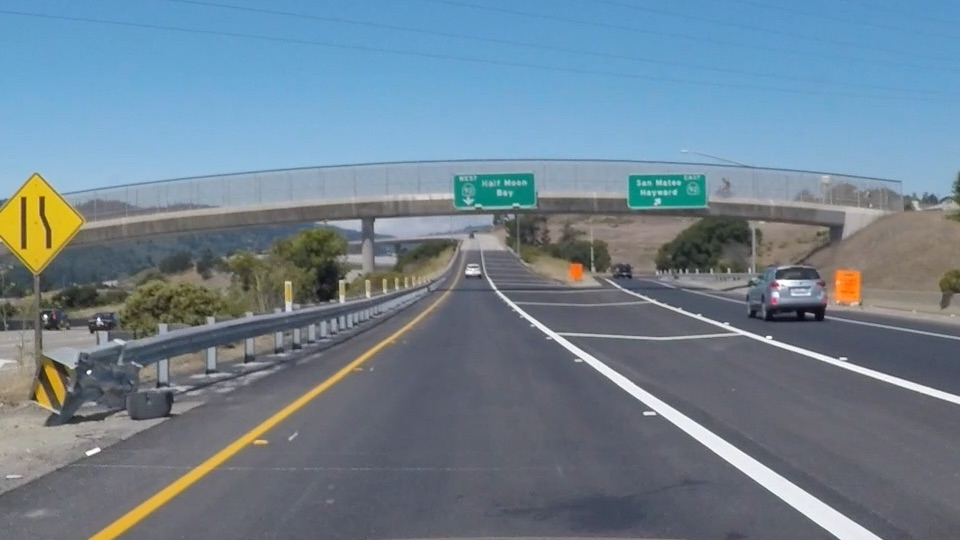
#> input picture Term 1/Finding Lane Lines/exit-ramp.jpg, 960 x 540 px
$ python HoughTransform.py
#> lines starting #> are read from the running program, lines starting #| are printed output that depends on the picture; after the words box and inside, x2 and y2 are one past the last pixel; in counts of white or black regions, pixels touching at a corner belong together
# Do relevant imports
import matplotlib.pyplot as plt
import matplotlib.image as mpimg
import numpy as np
import cv2

# Read in and grayscale the image
image = mpimg.imread('exit-ramp.jpg')
#> image is the input picture: shape (540, 960, 3); mean R, G, B 111.3, 130.2, 144.4
gray = cv2.cvtColor(image,cv2.COLOR_RGB2GRAY)
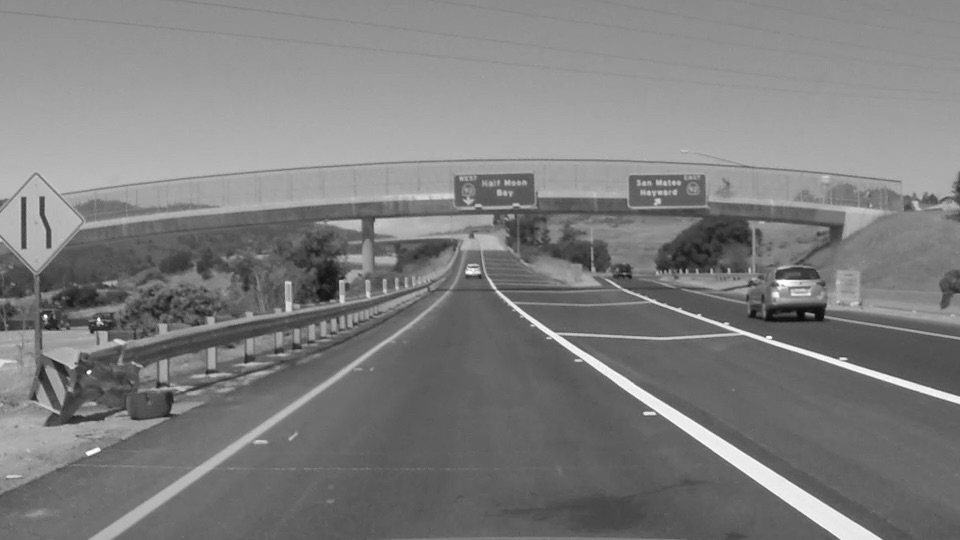
#> gray: shape (540, 960); min 7, max 255, mean 126.2

# Define a kernel size and apply Gaussian smoothing
kernel_size = 5
blur_gray = cv2.GaussianBlur(gray,(kernel_size, kernel_size),0)

# Define our parameters for Canny and apply
low_threshold = 50
high_threshold = 150
edges = cv2.Canny(blur_gray, low_threshold, high_threshold)
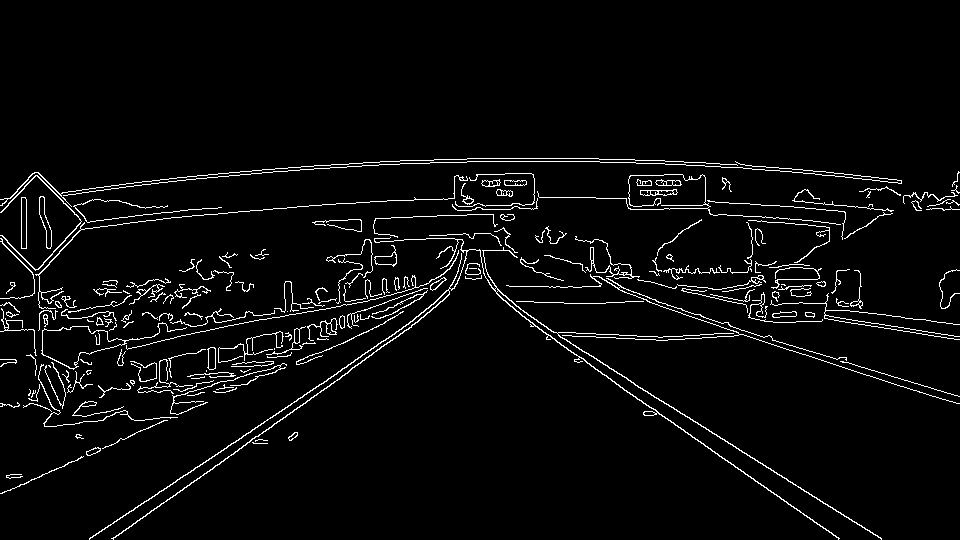
#> edges: shape (540, 960); 3.8% white in thin lines or dots, all inside (x1, y1, x2, y2) = (0, 158, 960, 540)

# Define the Hough transform parameters
# Make a blank the same size as our image to draw on

# First off, rho and theta are the distance and angular resolution of our grid in Hough space.
# Remember that, in Hough space, we have a grid laid out along the (Θ, ρ) axis.
# You need to specify rho in units of pixels and theta in units of radians.

# The threshold parameter specifies the minimum number of votes (intersections in a given grid cell) a candidate
# line needs to have to make it into the output. The empty np.array([]) is just a placeholder, no need to change it. min_line_length
# is the minimum length of a line (in pixels) that you will accept in the output, and max_line_gap is
# the maximum distance (again, in pixels) between segments that you will allow to be connected into a single line.
# You can then iterate through your output lines and draw them onto the image to see what you got!

rho = 1
theta = np.pi/180
threshold = 1
min_line_length = 10
max_line_gap = 1
line_image = np.copy(image)*0 #creating a blank to draw lines on
#> line_image: shape (540, 960, 3); every value is 0

# Run Hough on edge detected image
lines = cv2.HoughLinesP(edges, rho, theta, threshold, np.array([]),
                            min_line_length, max_line_gap)
#> lines = 211 rows, first 6: [375, 256, 389, 256], [394, 305, 418, 294], [729, 203, 749, 203], [359, 311, 376, 305], [704, 445, 714, 451], [834, 317, 845, 318]

# Iterate over the output "lines" and draw lines on the blank
for line in lines:
    for x1,y1,x2,y2 in line:
        cv2.line(line_image,(x1,y1),(x2,y2),(255,0,0),10)
#> this loop made 211 passes
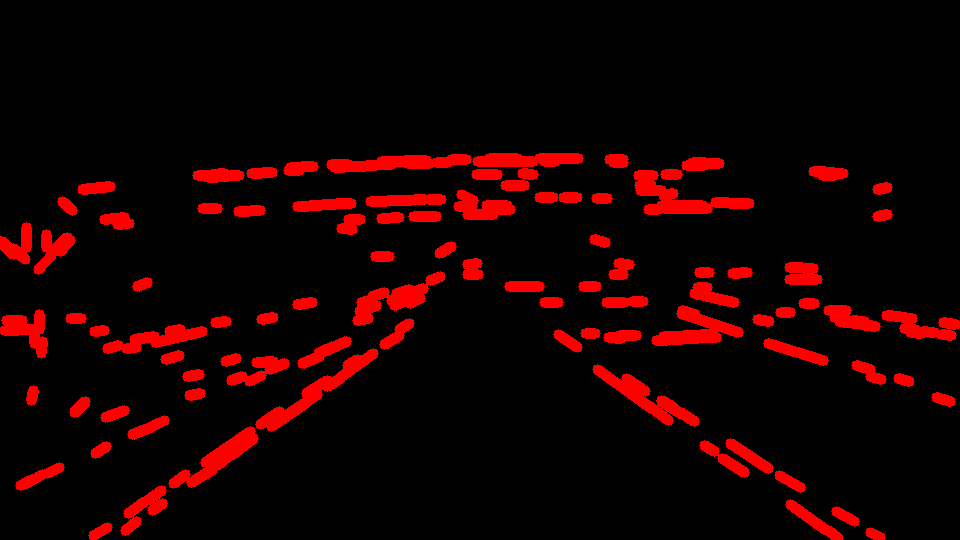
#> line_image: shape (540, 960, 3); mean R, G, B 23.7, 0, 0

# Create a "color" binary image to combine with line image
color_edges = np.dstack((edges, edges, edges))

# Draw the lines on the edge image
combo = cv2.addWeighted(color_edges, 0.8, line_image, 1, 0)
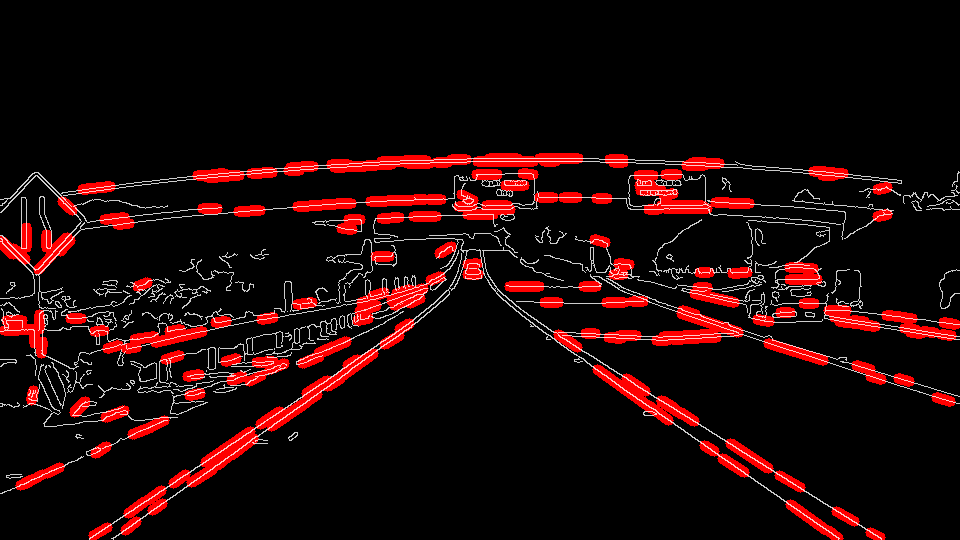
#> combo: shape (540, 960, 3); mean of channels 0, 1, 2 28.5, 7.8, 7.8; drawn as R, G, B
plt.imshow(combo)
plt.show()
mpimg.imsave("houghTrans-after.jpg", combo)
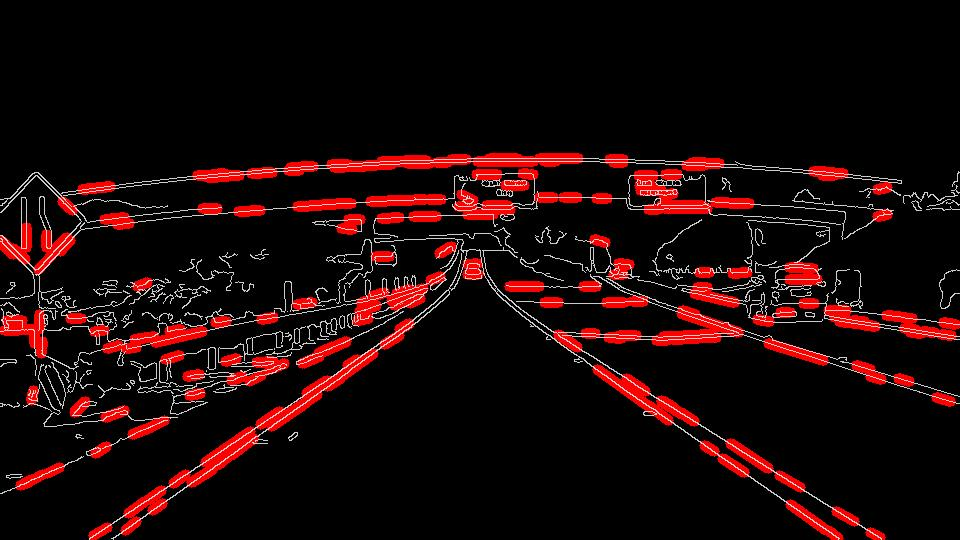
#> saved as houghTrans-after.jpg: shape (540, 960, 3); mean R, G, B 27.9, 9.2, 9.2
